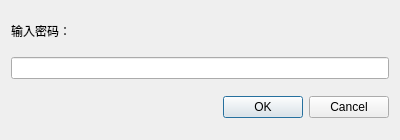
<?xml version="1.0" encoding="UTF-8"?>
<ui version="4.0">
 <class>Dialog_inputPass</class>
 <widget class="QDialog" name="Dialog_inputPass">
  <property name="geometry">
   <rect>
    <x>0</x>
    <y>0</y>
    <width>400</width>
    <height>140</height>
   </rect>
  </property>
  <property name="windowTitle">
   <string>Dialog</string>
  </property>
  <layout class="QGridLayout" name="gridLayout">
   <item row="1" column="0">
    <widget class="QLineEdit" name="passWordEdit"/>
   </item>
   <item row="2" column="0">
    <widget class="QDialogButtonBox" name="buttonBox">
     <property name="orientation">
      <enum>Qt::Horizontal</enum>
     </property>
     <property name="standardButtons">
      <set>QDialogButtonBox::Cancel|QDialogButtonBox::Ok</set>
     </property>
    </widget>
   </item>
   <item row="0" column="0">
    <widget class="QLabel" name="label">
     <property name="sizePolicy">
      <sizepolicy hsizetype="Preferred" vsizetype="Fixed">
       <horstretch>0</horstretch>
       <verstretch>0</verstretch>
      </sizepolicy>
     </property>
     <property name="text">
      <string>输入密码：</string>
     </property>
    </widget>
   </item>
  </layout>
 </widget>
 <resources/>
 <connections>
  <connection>
   <sender>buttonBox</sender>
   <signal>accepted()</signal>
   <receiver>Dialog_inputPass</receiver>
   <slot>accept()</slot>
   <hints>
    <hint type="sourcelabel">
     <x>248</x>
     <y>254</y>
    </hint>
    <hint type="destinationlabel">
     <x>157</x>
     <y>274</y>
    </hint>
   </hints>
  </connection>
  <connection>
   <sender>buttonBox</sender>
   <signal>rejected()</signal>
   <receiver>Dialog_inputPass</receiver>
   <slot>reject()</slot>
   <hints>
    <hint type="sourcelabel">
     <x>316</x>
     <y>260</y>
    </hint>
    <hint type="destinationlabel">
     <x>286</x>
     <y>274</y>
    </hint>
   </hints>
  </connection>
 </connections>
</ui>
